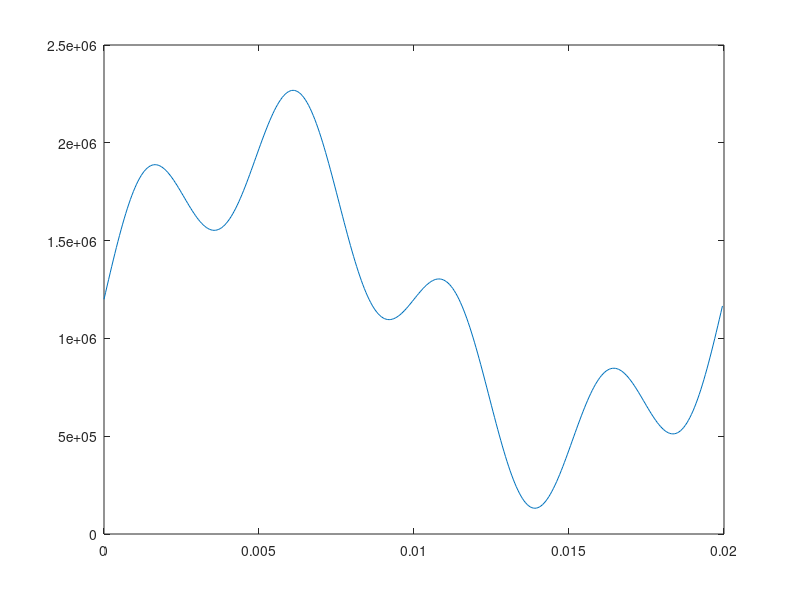

Write MATLAB code to recreate this figure.
   clear all
   close all
%% Time specifications:
   Fs = 20000;                   % samples per second
   dt = 1/Fs;                   % seconds per sample
   StopTime = 0.02;             % seconds
   t = (0:dt:StopTime-dt)';     % seconds
   %% Sine wave:
   Fc = 50;                     % hertz
   z = 770000.*sin(2*pi*Fc*t)+1200000;
   y = 350000.*sin(2*pi*200*t);
   x=z+y;
   % Plot the signal versus time:
   %figure(1);
   %plot(t,x);
   %xlabel('time (in seconds)');
   %title('Signal versus Time');
   %zoom xon;
   
  out=round(x);
  figure(2)
  plot(t,out)
  file=fopen('sinus_rom.txt','w');
  
  for i = 0:399
    fprintf(file, 'rom[%u] = 24''h%X;\n',i,out(i+1));
  end
  
  fclose(file);
  